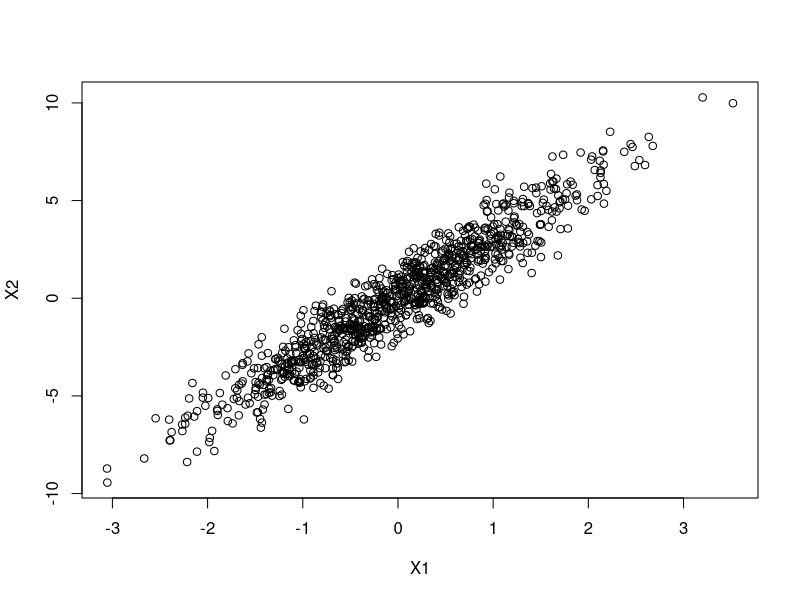

Write the R code that produced this figure.
## ---- chunk 1
set.seed(0)
i <- 0
data <- c()
while(i < 201) {
  data <- c(data, rnorm(6000, mean = 0, sd = 1))
  i <- i + 1
}
m <- matrix(data = data, byrow = FALSE, nrow = 6000)
df <- data.frame(m)

model <- lm(formula = X1 ~ ., data = df)
## ---- chunk 2
coef_count <- sum((summary(model)$coefficients)[,"Pr(>|t|)"] <= 0.05)
print(coef_count)
## ---- chunk 3
coef_count <- sum((summary(model)$coefficients)[,"Pr(>|t|)"] <= 0.05/200)
print(coef_count)
## ---- chunk 4
set.seed(3)
n <-1000
x1 <- rnorm(n = n)
x2 <- 3 * x1 + rnorm(n = n)
y = 2 + x1 + x2 + rnorm(n = n)

# Create data frame
data = c(y, x1, x2)
m = matrix(data, byrow = FALSE, nrow = n)
colnames(m) <- c("Y", "X1", "X2")
df = data.frame(m)
plot(x1, x2, xlab="X1", ylab="X2")
## ---- chunk 5
set.seed(3)
n <-10
x1 <- rnorm(n = n)
x2 <- 3 * x1 + rnorm(n = n)
y = 2 + x1 + x2 + rnorm(n = n)

# Create data frame
data = c(y, x1, x2)
m = matrix(data, byrow = FALSE, nrow = n)
colnames(m) <- c("Y", "X1", "X2")
df = data.frame(m)

# Question 2b
y1 <- lm(Y ~ X1, data = df)
summary(y1)
# y1 :  Good p-value, X1 is significative
y2 <- lm(Y ~ X2, data = df)
summary(y2)
# y1 :  Good p-value, X2 is significative
## ---- chunk 6
set.seed(3)
n <-10
x1 <- rnorm(n = n)
x2 <- 3 * x1 + rnorm(n = n)
y = 2 + x1 + x2 + rnorm(n = n)


# Create data frame
data = c(y, x1, x2)
m = matrix(data, byrow = FALSE, nrow = n)
colnames(m) <- c("Y", "X1", "X2")
df = data.frame(m)

# Create model
model <- lm(Y ~ 0 + X1 + X2, data = df, offset = rep(2, n))
summary(model)
